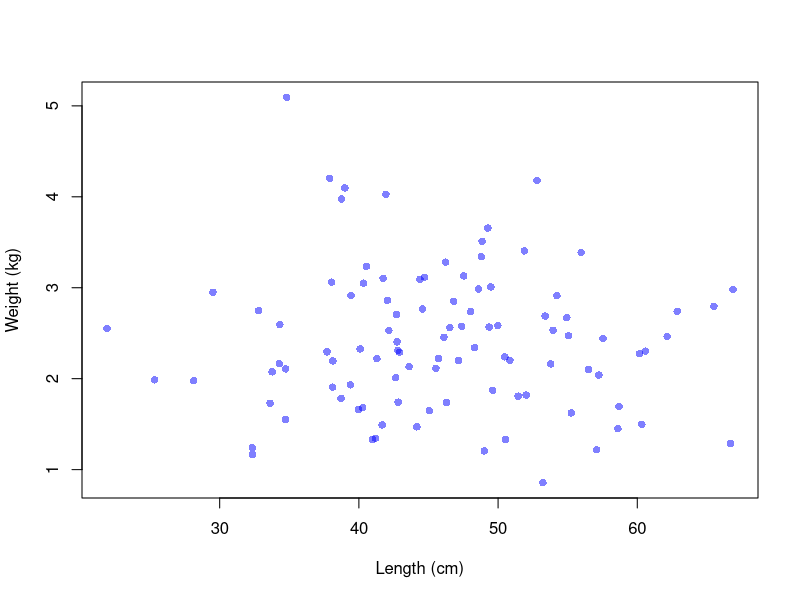
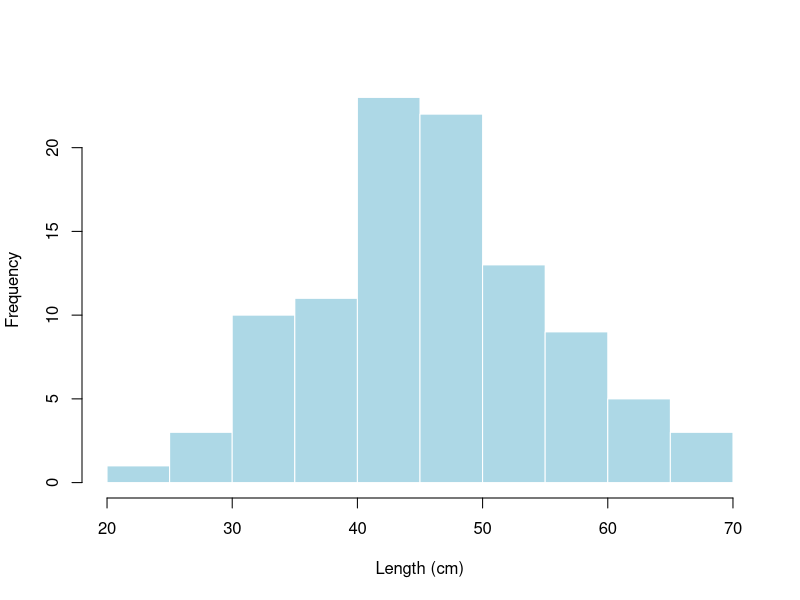
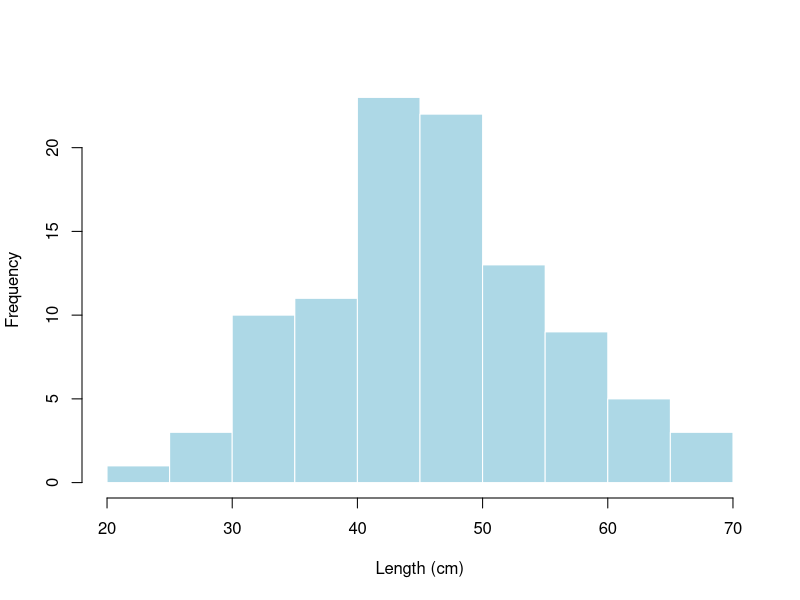

These figures' R source, in order:
## ---- chunk 1
set.seed(123)
length_data <- data.frame(
  length_cm = rnorm(100, mean = 45, sd = 10),
  weight_kg = rnorm(100, mean = 2.5, sd = 0.8)
)
plot(length_data$length_cm, length_data$weight_kg,
  xlab = "Length (cm)", ylab = "Weight (kg)",
  pch = 16, col = rgb(0, 0, 1, 0.5)
)
## ---- chunk 2
summary_table <- data.frame(
  Statistic = c("Mean Length", "SD Length", "Mean Weight", "SD Weight"),
  Value = c(
    round(mean(length_data$length_cm), 2),
    round(sd(length_data$length_cm), 2),
    round(mean(length_data$weight_kg), 2),
    round(sd(length_data$weight_kg), 2)
  )
)
flextable::flextable(summary_table)
## ---- chunk 3
hist(length_data$length_cm,
  main = "",
  xlab = "Length (cm)",
  col = "lightblue",
  border = "white"
)
## ---- chunk 4
hist(length_data$length_cm,
  main = "",
  xlab = "Length (cm)",
  col = "lightblue",
  border = "white"
)
